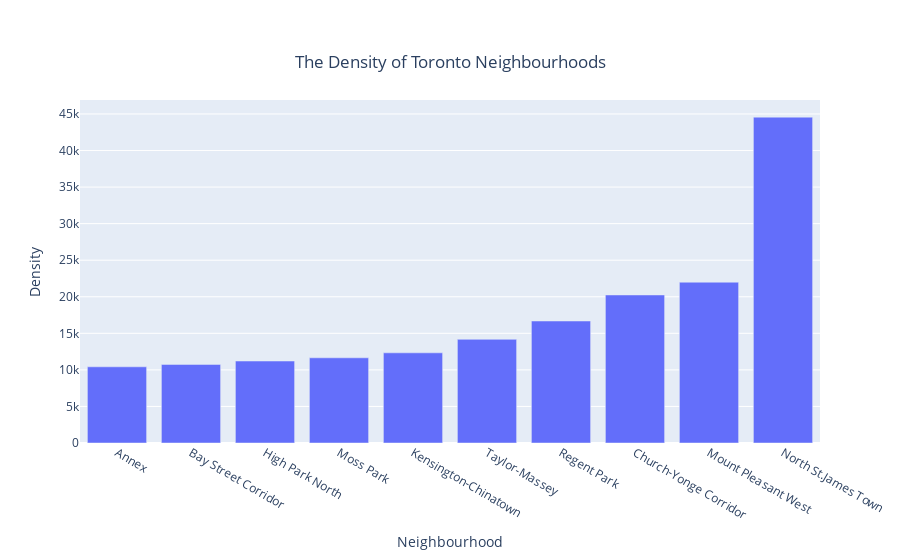

The code cell stored with this chart in its notebook:
### Code cell
fig = px.bar(dataframe.tail(10), x='Neighbourhood', y='Density', title='The Density of Toronto Neighbourhoods')
fig.update_layout(
    title={
        'text': "The Density of Toronto Neighbourhoods",
        'y':0.9,
        'x':0.5,
        'xanchor': 'center',
        'yanchor': 'top'})

### Figure 1 — Plotly figure (JSON) as saved in the notebook; plotly's stock layout.template omitted (floating-point values rounded to 4 significant figures)
{"data": [{"alignmentgroup": "True", "hovertemplate": "Neighbourhood=%{x}<br>Density=%{y}<extra></extra>", "legendgroup": "", "marker": {"color": "#636efa"}, "name": "", "offsetgroup": "", "orientation": "v", "showlegend": false, "textposition": "auto", "type": "bar", "x": ["Annex", "Bay Street Corridor", "High Park North", "Moss Park", "Kensington-Chinatown", "Taylor-Massey", "Regent Park", "Church-Yonge Corridor", "Mount Pleasant West", "North St.James Town"], "xaxis": "x", "y": [10421, 10747, 11211, 11650, 12333, 14177, 16683, 20246, 21992, 44563], "yaxis": "y"}], "layout": {"barmode": "relative", "legend": {"tracegroupgap": 0}, "title": {"text": "The Density of Toronto Neighbourhoods", "x": 0.5, "xanchor": "center", "y": 0.9, "yanchor": "top"}, "xaxis": {"anchor": "y", "domain": [0, 1], "title": {"text": "Neighbourhood"}}, "yaxis": {"anchor": "x", "domain": [0, 1], "title": {"text": "Density"}}}}
